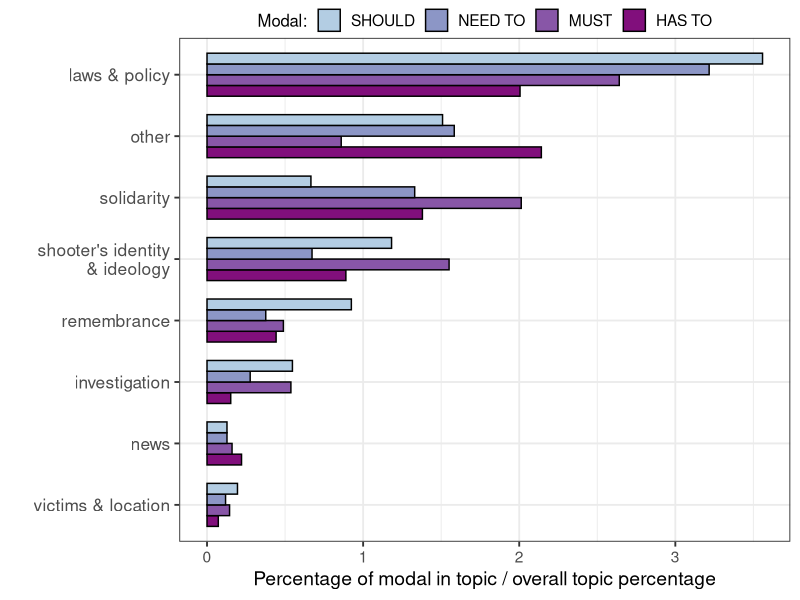
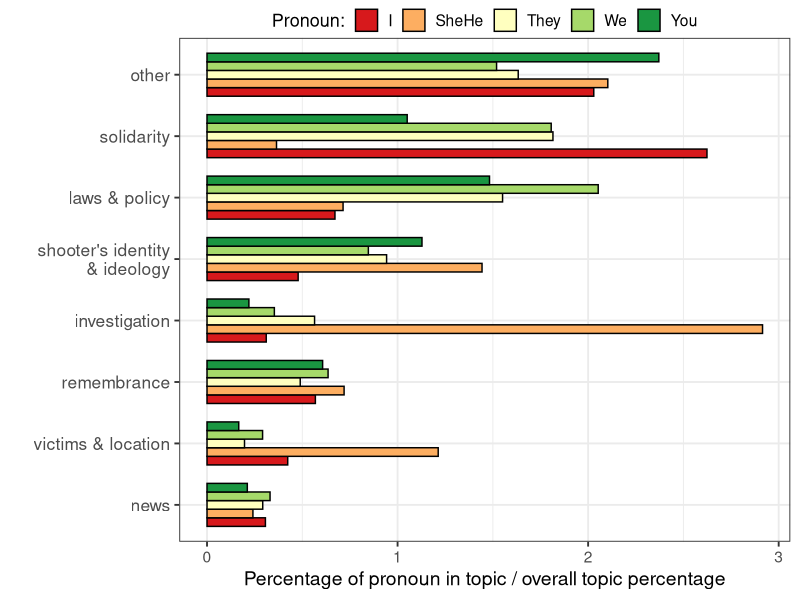

Source code (R) for these figures, in order:
library(ggplot2)
library(ggrepel)
library(RColorBrewer)

setwd('./data/output')
data <- read.csv("modal_distributions.csv",header=TRUE)
meaned <- aggregate(proportion ~ (topic + modal), data, mean)
g <- ggplot(meaned, aes(x=reorder(topic, proportion), y=proportion, fill=modal))
g + geom_bar(stat='identity', position='dodge', width = 0.7, color='black') + 
  theme_bw(base_size=14) +
  theme(axis.text.y = element_text(size=12.5), legend.position="top", legend.direction="horizontal", legend.title=element_text(size=12), legend.margin=margin(0,0,0,0),legend.box.margin=margin(-1,-10,-10,-10)) +
  ylab('Percentage of modal in topic / overall topic percentage') +
  xlab('') +
  scale_fill_manual(values = rev(brewer.pal(5,"BuPu"))) +
  guides(fill=guide_legend(reverse = TRUE, title="Modal:", size=14)) +
  coord_flip()



data <- read.csv("pronoun_distributions.csv",header=TRUE)
meaned <- aggregate(proportion ~ (topic + pronoun), data, mean)
#meaned$pronoun <- factor(c("I","SheHe","They", "We", 'You'),levels=rev(c("I","We", 'You', "They", "SheHe")))
#meaned$topic <- factor(c("ideology","investigation","laws &\npolicy", 'news', 'remembrance', 'solidarity'),levels=c("investigation", "ideology",'news', 'remembrance', "laws &\npolicy", 'solidarity'))

g <- ggplot(meaned, aes(x=reorder(topic, proportion), y=proportion, fill=pronoun))
g + geom_bar(stat='identity', position='dodge', width = 0.7, color='black') + 
  theme_bw(base_size=14) +
  theme(axis.text.y = element_text(size=12.5), legend.position="top", legend.direction="horizontal", legend.title=element_text(size=13), legend.margin=margin(0,0,0,0),legend.box.margin=margin(-1,-10,-10,-10)) +
  ylab('Percentage of pronoun in topic / overall topic percentage') +
  xlab('') +scale_fill_brewer(palette="RdYlGn") +
  guides(fill=guide_legend(reverse = FALSE, title="Pronoun:", size=14)) +
  coord_flip()
